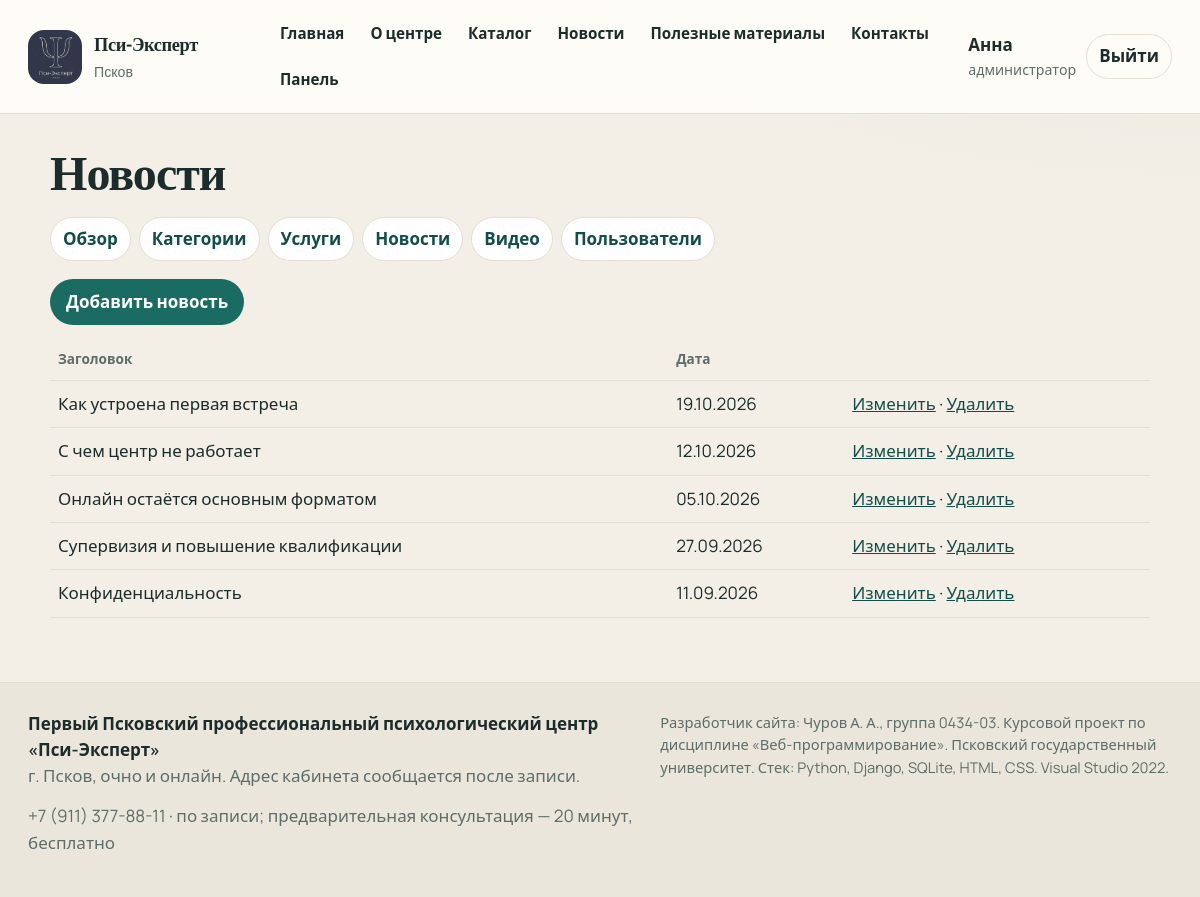
The app's page /panel/news/ (signed in) with its own data.
### app/models.py (models this page shows, shortened)
class News(models.Model):
    title = models.CharField('Заголовок', max_length=200)
    text = models.TextField('Текст')
    published_at = models.DateTimeField('Дата публикации', default=timezone.now)
    class Meta:
        ordering = ['-published_at']
        verbose_name = 'Новость'
        verbose_name_plural = 'Новости'

### app/views.py (the view)
# urls.py: path('panel/news/', views.panel_news, name='panel_news'),
@role_required(Profile.ROLE_ADMIN)
def panel_news(request):
    return render(request, 'app/panel/news.html', {'news_list': News.objects.all()})

### app/context_processors.py (called while the page is built)
def site_context(request):
    role = None
    cart_count = 0
    user = request.user
    if user.is_authenticated:
        profile = getattr(user, 'profile', None)
        role = profile.role if profile else None
        if role == 'client':
            cart = Cart.objects.filter(user=user).first()
            if cart:
                cart_count = cart.total_items()
    return {
        'company': COMPANY,
        'user_role': role,
        'cart_count': cart_count,
    }

### app/templates/app/panel/news.html (shortened to what this page needs)
{% extends "app/base.html" %}
{% block content %}
<h1>Новости</h1>
{% include "app/panel/subnav.html" %}
<p><a class="btn" href="{% url 'news_add' %}">Добавить новость</a></p>
<table class="table">
    <thead><tr><th>Заголовок</th><th>Дата</th><th></th></tr></thead>
    <tbody>
        {% for item in news_list %}
        <tr>
            <td>{{ item.title }}</td>
            <td>{{ item.published_at|date:"d.m.Y" }}</td>
            <td>
                <a href="{% url 'news_edit' item.pk %}">Изменить</a>
                · <a href="{% url 'news_delete' item.pk %}">Удалить</a>
            </td>
        </tr>
        {% endfor %}
    </tbody>
</table>
{% endblock %}

### app/templates/app/base.html (shortened to what this page needs)
{% load static %}
<!DOCTYPE html>
<html lang="ru">
<head>
    <link rel="stylesheet" href="{% static 'app/css/site.css' %}">
</head>
<body>
    <header class="site-header">
        <a class="brand" href="{% url 'home' %}">
            <img src="{% static 'app/content/logo_psy.png' %}" alt="">
            <span>
                <strong>{{ company.name }}</strong>
                <small>Псков</small>
            </span>
        </a>
        {% with url_name=request.resolver_match.url_name %}
        <nav class="nav" aria-label="Разделы сайта">
            <a class="{% if url_name == 'home' %}is-active{% endif %}" href="{% url 'home' %}">Главная</a>
            <a class="{% if url_name == 'about' %}is-active{% endif %}" href="{% url 'about' %}">О центре</a>
            <a class="{% if url_name == 'catalog' or url_name == 'catalog_category' or url_name == 'service_detail' %}is-active{% endif %}" href="{% url 'catalog' %}">Каталог</a>
            <a class="{% if url_name == 'news_list' or url_name == 'news_detail' %}is-active{% endif %}" href="{% url 'news_list' %}">Новости</a>
            <a class="{% if url_name == 'materials' %}is-active{% endif %}" href="{% url 'materials' %}">Полезные материалы</a>
            <a class="{% if url_name == 'contacts' %}is-active{% endif %}" href="{% url 'contacts' %}">Контакты</a>
            {% if user_role == 'client' %}
                <a class="{% if url_name == 'cart' or url_name == 'checkout' %}is-active{% endif %}" href="{% url 'cart' %}">Корзина{% if cart_count %} <b>{{ cart_count }}</b>{% endif %}</a>
                <a class="{% if url_name == 'my_orders' or url_name == 'order_edit' %}is-active{% endif %}" href="{% url 'my_orders' %}">Мои заказы</a>
            {% elif user_role == 'manager' %}
                <a class="{% if url_name == 'manager_orders' %}is-active{% endif %}" href="{% url 'manager_orders' %}">Заказы</a>
            {% elif user_role == 'admin' %}
                <a href="{% url 'panel' %}">Панель</a>
            {% else %}
                <a class="{% if url_name == 'login' %}is-active{% endif %}" href="{% url 'login' %}">Вход</a>
                <a class="{% if url_name == 'register' %}is-active{% endif %}" href="{% url 'register' %}">Регистрация</a>
            {% endif %}
        </nav>
        {% endwith %}
        {% if user.is_authenticated %}
        <div class="who">
            <span>
                <strong>{{ user.first_name|default:user.username }}</strong>
                <small>
                    {% if user_role == 'admin' %}администратор
                    {% elif user_role == 'manager' %}менеджер
                    {% else %}клиент{% endif %}
                </small>
            </span>
            <form method="post" action="{% url 'logout' %}">
                <button type="submit">Выйти</button>
            </form>
        </div>
        {% endif %}
    </header>
    <main>
        {% block content %}{% endblock %}
    </main>
    <footer class="site-footer">
        <div>
            <strong>{{ company.legal }}</strong>
            <p>{{ company.address }}</p>
            <p>{{ company.phones.0 }} · {{ company.hours }}</p>
        </div>
        <div>
            <p class="note">{{ company.developer }}</p>
        </div>
    </footer>
</body>
</html>

### app/static/app/css/site.css (style rules this page uses)
:root { --ink: #1b2c2a; --muted: #5d6d6a; --paper: #f3efe7; --card: #fffdf8; --line: #e4ddd2; --teal: #1a6b62; --teal-dark: #114e48; --clay: #b65b45; --sage: #e4f0ec; --shadow: 0 18px 40px rgba(27, 44, 42, 0.08); }
* { box-sizing: border-box; }
html { scroll-behavior: smooth; }
body { margin: 0; color: var(--ink); background: radial-gradient(1200px 500px at 100% -10%, rgba(26, 107, 98, 0.08), transparent 55%), var(--paper); font-family: Manrope, "Segoe UI", sans-serif; font-size: 17px; line-height: 1.55; }
img { max-width: 100%; display: block; }
a { color: var(--teal-dark); }
h1, h2, h3, .brand strong { font-family: Literata, Georgia, serif; font-weight: 650; letter-spacing: -0.02em; }
h1 { font-size: clamp(2.1rem, 4vw, 3.4rem); line-height: 1.15; margin: 0 0 0.4em; }
p { margin: 0 0 0.8em; }
.site-header { display: flex; align-items: center; gap: 22px; padding: 14px 28px; background: rgba(255, 253, 248, 0.92); border-bottom: 1px solid var(--line); position: sticky; top: 0; z-index: 10; backdrop-filter: blur(10px); }
.brand { display: flex; align-items: center; gap: 12px; text-decoration: none; color: inherit; min-width: 220px; }
.brand img { width: 54px; height: 54px; object-fit: cover; border-radius: 16px; background: white; }
.brand strong { display: block; font-size: 1.15rem; }
.brand small { color: var(--muted); font-family: Manrope, sans-serif; font-weight: 500; }
.nav { display: flex; gap: 6px; flex: 1; flex-wrap: wrap; }
.nav a { text-decoration: none; color: var(--ink); padding: 8px 10px; border-radius: 999px; font-weight: 600; font-size: 0.95rem; }
.who { display: flex; align-items: center; gap: 10px; margin-left: auto; }
.who small { display: block; color: var(--muted); }
.who button, .btn, button.btn { border: 0; background: var(--teal); color: white; border-radius: 999px; padding: 10px 16px; font: inherit; font-weight: 700; cursor: pointer; text-decoration: none; display: inline-block; }
.btn.ghost, .who button { background: transparent; color: var(--ink); border: 1px solid var(--line); padding: 8px 12px; }
main { width: min(1100px, calc(100% - 32px)); margin: 28px auto 64px; }
.table { width: 100%; border-collapse: collapse; }
.table th, .table td { text-align: left; padding: 10px 8px; border-bottom: 1px solid var(--line); vertical-align: top; }
.table th { font-size: 0.85rem; color: var(--muted); font-weight: 700; }
.site-footer { border-top: 1px solid var(--line); padding: 28px; display: grid; grid-template-columns: 1.2fr 1fr; gap: 18px; color: var(--muted); background: #ebe6dc; }
.site-footer strong { color: var(--ink); }
.note { font-size: 0.92rem; }

### records on screen
News: title "Как устроена первая встреча", published_at "19.10.2026"
News: title "С чем центр не работает", published_at "12.10.2026"
News: title "Онлайн остаётся основным форматом", published_at "05.10.2026"
News: title "Супервизия и повышение квалификации", published_at "27.09.2026"
News: title "Конфиденциальность", published_at "11.09.2026"

### other values on screen
{{ company.name }} "Пси-Эксперт"
{{ user.first_name|default:user.username }} "Анна"
{{ company.legal }} "Первый Псковский профессиональный психологический центр «Пси-Эксперт»"
{{ company.address }} "г. Псков, очно и онлайн. Адрес кабинета сообщается после записи."
{{ company.phones.0 }} "+7 (911) 377-88-11"
{{ company.hours }} "по записи; предварительная консультация — 20 минут, бесплатно"
